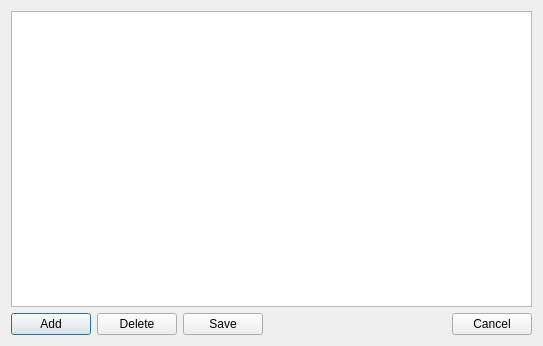
<?xml version="1.0" encoding="UTF-8"?>
<ui version="4.0">
 <class>SingleForm</class>
 <widget class="QDialog" name="SingleForm">
  <property name="geometry">
   <rect>
    <x>0</x>
    <y>0</y>
    <width>543</width>
    <height>346</height>
   </rect>
  </property>
  <property name="windowTitle">
   <string>Dialog</string>
  </property>
  <layout class="QVBoxLayout" name="verticalLayout">
   <item>
    <widget class="QTableView" name="tableView"/>
   </item>
   <item>
    <layout class="QHBoxLayout" name="horizontalLayout">
     <item>
      <widget class="QPushButton" name="pbAdd">
       <property name="text">
        <string>Add</string>
       </property>
      </widget>
     </item>
     <item>
      <widget class="QPushButton" name="pbDelete">
       <property name="text">
        <string>Delete</string>
       </property>
      </widget>
     </item>
     <item>
      <widget class="QPushButton" name="pbSave">
       <property name="text">
        <string>Save</string>
       </property>
      </widget>
     </item>
     <item>
      <spacer name="horizontalSpacer">
       <property name="orientation">
        <enum>Qt::Horizontal</enum>
       </property>
       <property name="sizeHint" stdset="0">
        <size>
         <width>40</width>
         <height>20</height>
        </size>
       </property>
      </spacer>
     </item>
     <item>
      <widget class="QPushButton" name="pbCancel">
       <property name="text">
        <string>Cancel</string>
       </property>
      </widget>
     </item>
    </layout>
   </item>
  </layout>
 </widget>
 <resources/>
 <connections>
  <connection>
   <sender>pbCancel</sender>
   <signal>clicked()</signal>
   <receiver>SingleForm</receiver>
   <slot>close()</slot>
   <hints>
    <hint type="sourcelabel">
     <x>492</x>
     <y>324</y>
    </hint>
    <hint type="destinationlabel">
     <x>271</x>
     <y>172</y>
    </hint>
   </hints>
  </connection>
  <connection>
   <sender>pbAdd</sender>
   <signal>clicked()</signal>
   <receiver>SingleForm</receiver>
   <slot>addRow()</slot>
   <hints>
    <hint type="sourcelabel">
     <x>49</x>
     <y>324</y>
    </hint>
    <hint type="destinationlabel">
     <x>271</x>
     <y>172</y>
    </hint>
   </hints>
  </connection>
  <connection>
   <sender>pbSave</sender>
   <signal>clicked()</signal>
   <receiver>SingleForm</receiver>
   <slot>saveRecord()</slot>
   <hints>
    <hint type="sourcelabel">
     <x>221</x>
     <y>324</y>
    </hint>
    <hint type="destinationlabel">
     <x>271</x>
     <y>172</y>
    </hint>
   </hints>
  </connection>
  <connection>
   <sender>pbDelete</sender>
   <signal>clicked()</signal>
   <receiver>SingleForm</receiver>
   <slot>deleteRecord()</slot>
   <hints>
    <hint type="sourcelabel">
     <x>135</x>
     <y>324</y>
    </hint>
    <hint type="destinationlabel">
     <x>271</x>
     <y>172</y>
    </hint>
   </hints>
  </connection>
 </connections>
 <slots>
  <slot>addRow()</slot>
  <slot>saveRecord()</slot>
  <slot>deleteRecord()</slot>
 </slots>
</ui>
